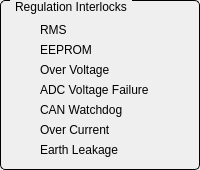
      <widget class="QGroupBox" name="titleGroupBox_5">
       <property name="geometry">
        <rect>
         <x>560</x>
         <y>120</y>
         <width>200</width>
         <height>170</height>
        </rect>
       </property>
       <property name="styleSheet">
        <string notr="true">QGroupBox {
    border: 1px solid black;
    border-radius: 5px;
    margin-top: 0.5em;
}

QGroupBox::title {
    subcontrol-origin: margin;
    left: 10px;
    padding: 0 3px 0 3px;
}</string>
       </property>
       <property name="title">
        <string>Regulation Interlocks</string>
       </property>
       <widget class="QESimpleShape" name="ledReg_1">
        <property name="geometry">
         <rect>
          <x>10</x>
          <y>20</y>
          <width>16</width>
          <height>16</height>
         </rect>
        </property>
        <property name="ledType">
         <enum>QSimpleShape::Error</enum>
        </property>
       </widget>
       <widget class="QLabel" name="label_60">
        <property name="geometry">
         <rect>
          <x>40</x>
          <y>20</y>
          <width>130</width>
          <height>20</height>
         </rect>
        </property>
        <property name="text">
         <string>RMS</string>
        </property>
       </widget>
       <widget class="QESimpleShape" name="ledReg_2">
        <property name="geometry">
         <rect>
          <x>10</x>
          <y>40</y>
          <width>16</width>
          <height>16</height>
         </rect>
        </property>
        <property name="ledType">
         <enum>QSimpleShape::Error</enum>
        </property>
       </widget>
       <widget class="QLabel" name="label_61">
        <property name="geometry">
         <rect>
          <x>40</x>
          <y>40</y>
          <width>130</width>
          <height>20</height>
         </rect>
        </property>
        <property name="text">
         <string>EEPROM</string>
        </property>
       </widget>
       <widget class="QESimpleShape" name="ledReg_3">
        <property name="geometry">
         <rect>
          <x>10</x>
          <y>60</y>
          <width>16</width>
          <height>16</height>
         </rect>
        </property>
        <property name="ledType">
         <enum>QSimpleShape::Error</enum>
        </property>
       </widget>
       <widget class="QLabel" name="label_62">
        <property name="geometry">
         <rect>
          <x>40</x>
          <y>60</y>
          <width>130</width>
          <height>20</height>
         </rect>
        </property>
        <property name="text">
         <string>Over Voltage</string>
        </property>
       </widget>
       <widget class="QESimpleShape" name="ledReg_4">
        <property name="geometry">
         <rect>
          <x>10</x>
          <y>80</y>
          <width>16</width>
          <height>16</height>
         </rect>
        </property>
        <property name="ledType">
         <enum>QSimpleShape::Error</enum>
        </property>
       </widget>
       <widget class="QLabel" name="label_63">
        <property name="geometry">
         <rect>
          <x>40</x>
          <y>80</y>
          <width>140</width>
          <height>20</height>
         </rect>
        </property>
        <property name="text">
         <string>ADC Voltage Failure</string>
        </property>
       </widget>
       <widget class="QESimpleShape" name="ledReg_5">
        <property name="geometry">
         <rect>
          <x>10</x>
          <y>100</y>
          <width>16</width>
          <height>16</height>
         </rect>
        </property>
        <property name="ledType">
         <enum>QSimpleShape::Error</enum>
        </property>
       </widget>
       <widget class="QLabel" name="label_64">
        <property name="geometry">
         <rect>
          <x>40</x>
          <y>100</y>
          <width>130</width>
          <height>20</height>
         </rect>
        </property>
        <property name="text">
         <string>CAN Watchdog</string>
        </property>
       </widget>
       <widget class="QLabel" name="label_65">
        <property name="geometry">
         <rect>
          <x>40</x>
          <y>120</y>
          <width>130</width>
          <height>20</height>
         </rect>
        </property>
        <property name="text">
         <string>Over Current</string>
        </property>
       </widget>
       <widget class="QESimpleShape" name="ledReg_6">
        <property name="geometry">
         <rect>
          <x>10</x>
          <y>120</y>
          <width>16</width>
          <height>16</height>
         </rect>
        </property>
        <property name="ledType">
         <enum>QSimpleShape::Error</enum>
        </property>
       </widget>
       <widget class="QLabel" name="label_66">
        <property name="geometry">
         <rect>
          <x>40</x>
          <y>140</y>
          <width>130</width>
          <height>20</height>
         </rect>
        </property>
        <property name="text">
         <string>Earth Leakage</string>
        </property>
       </widget>
       <widget class="QESimpleShape" name="ledReg_7">
        <property name="geometry">
         <rect>
          <x>10</x>
          <y>140</y>
          <width>16</width>
          <height>16</height>
         </rect>
        </property>
        <property name="ledType">
         <enum>QSimpleShape::Error</enum>
        </property>
       </widget>
      </widget>
